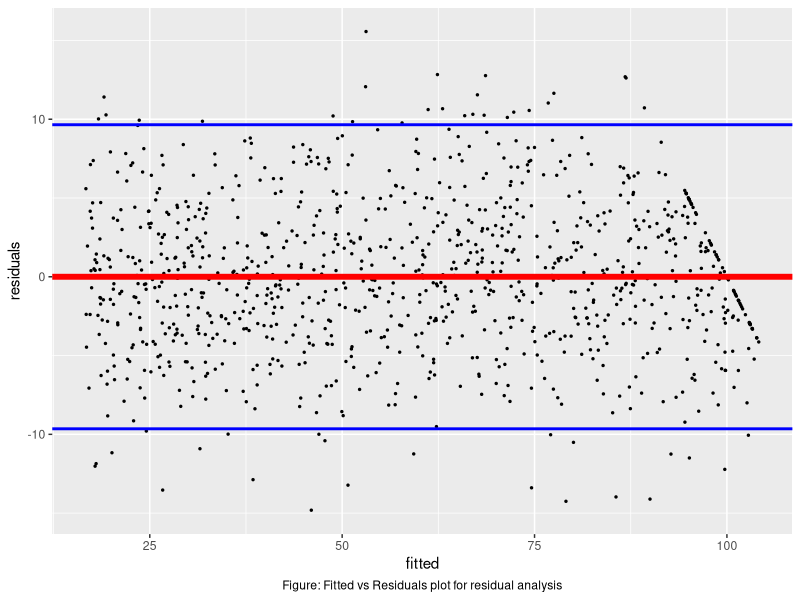
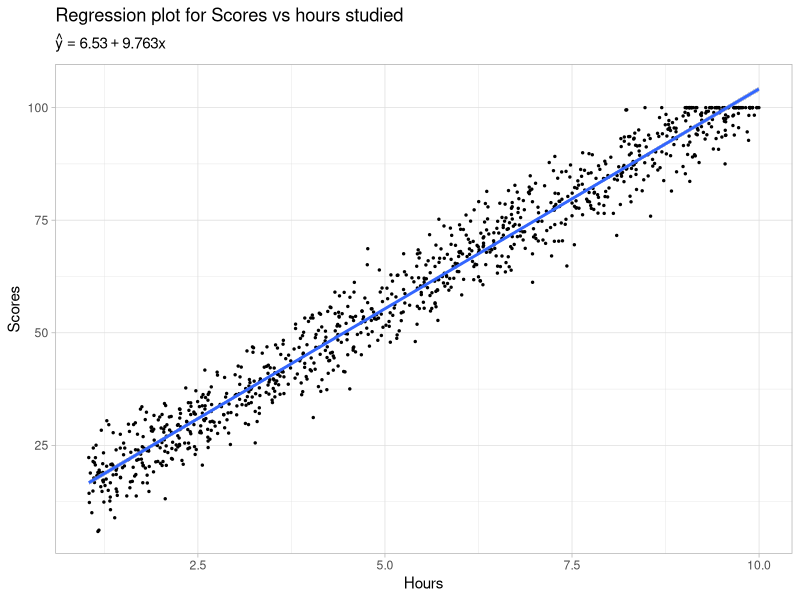
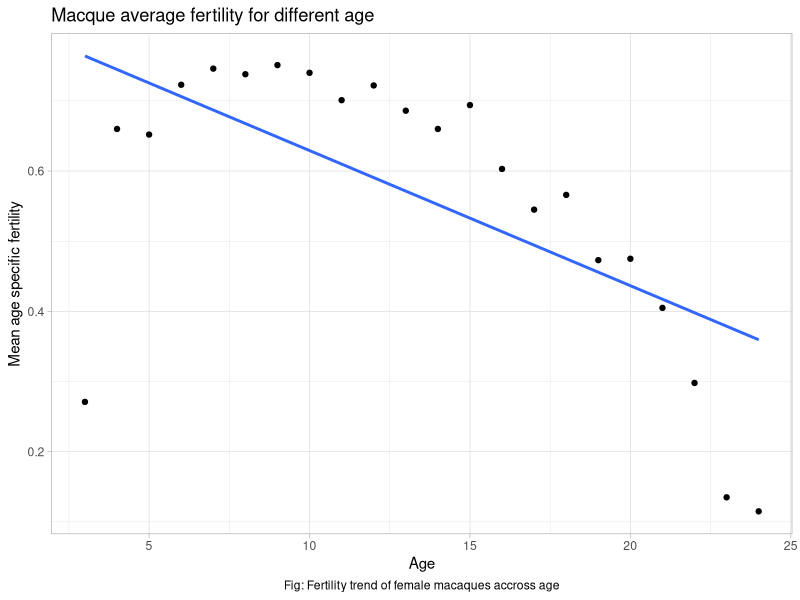
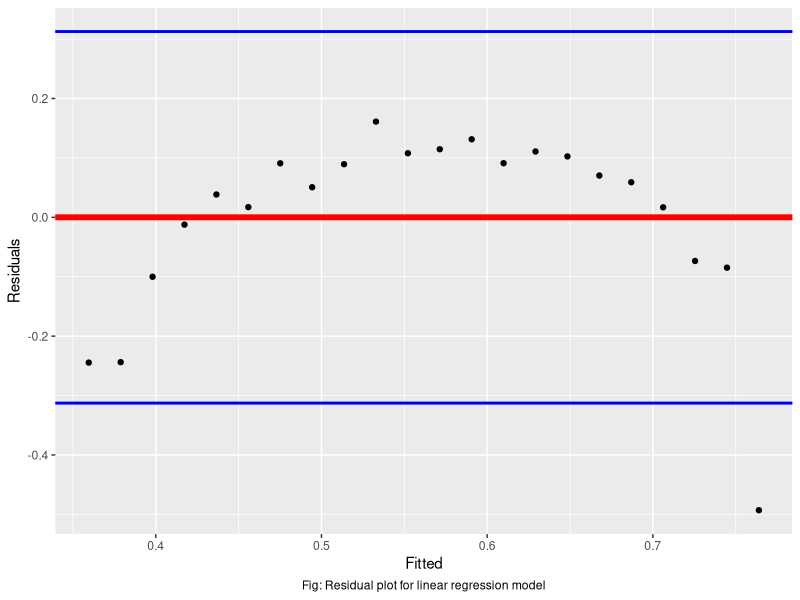
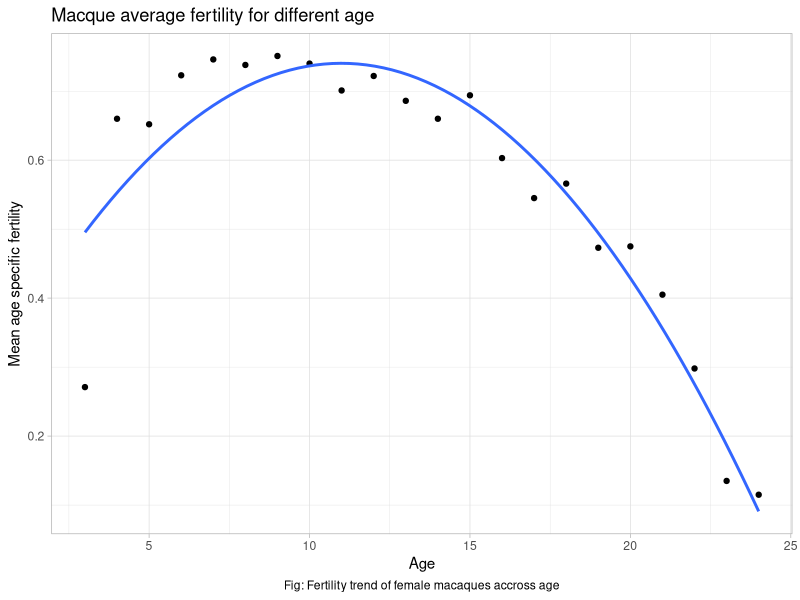
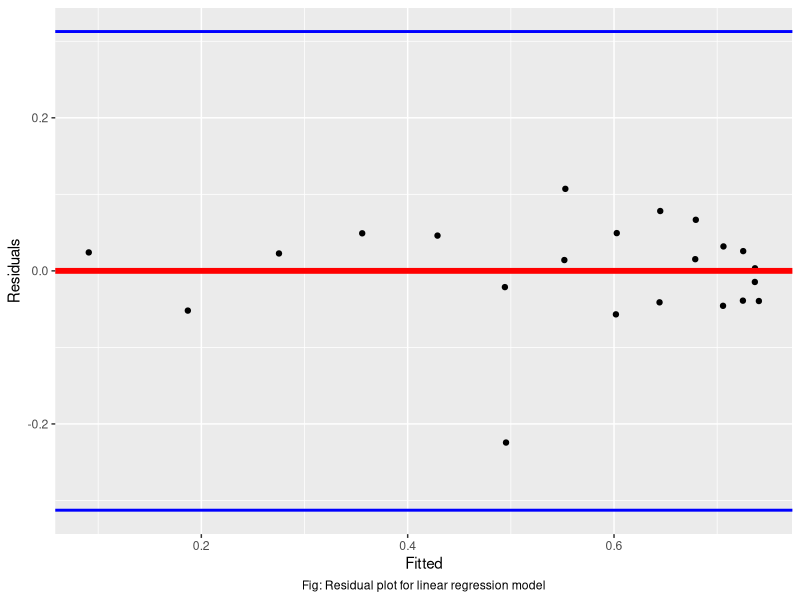

Recreate these plots in R, in order.
## ---- chunk 1
# Import Libraries
library(tidyverse)
library(knitr)

# Uncomment to hide code in output files
# knitr::opts_chunk$set(echo = FALSE)

# Increase scale of graph legends and text for high resolution screens
# theme_set(theme_minimal(base_size = 18))
## ---- chunk 2
# define matrices

# explanatory variable
x <- matrix(c(1, 1, 1, 4, 6, 8), byrow = FALSE, nrow = 3)

# response variable
y <- matrix(c(4, 10, 16), nrow = 3)

print(x)

print(y)
## ---- chunk 3
# transpose of x

x_t <- t(x)

print(x_t)
## ---- chunk 4
x_t_x <- x_t %*% x

print(x_t_x)
## ---- chunk 5
x_t_y <- x_t %*% y

print(x_t_y)
## ---- chunk 6
# now calculating the inverse of x_t_x

inv_x_t_x <- solve(x_t_x)
print(inv_x_t_x)
## ---- chunk 7
# as we have all the necessary elements, we now substitute the values
# in the formula and calculate the coefficient matrix

b <- inv_x_t_x %*% x_t_y
print(b)
## ---- chunk 8
y_hat <- x %*% b
e <- y - y_hat

print(e) # output can be considered as zero
## ---- chunk 9
x <- c(4, 6, 8)
y <- c(4, 10, 16)
## ---- chunk 10
df <- data.frame(x, y)

print(df)
## ---- chunk 11
model <- lm(y ~ x, data = df)
summary(model)
## ---- chunk 12
new_x <- c(7, 7, 7)

df2 <- data.frame(new_x, y)

print(df2)

model2 <- lm(y ~ new_x, data = df2)

summary(model2)
## ---- chunk 13
# setwd(paste0(getwd(), "/stat-448/assignment-1"))

# getwd()
## ---- chunk 14
df <- read.csv("dataset/Student_Scores_Dataset.csv", header = TRUE)
head(df)
## ---- chunk 15
model <- lm(Scores ~ Hours, data = df)
summary(model)
## ---- chunk 16
residuals <- model$residuals
fitted <- fitted(model)

df_residuals <- data.frame(residuals = residuals, fitted = fitted)

df_residuals |>
  ggplot(aes(x = fitted, y = residuals)) +
  geom_point(size = 0.5) +
  geom_hline(yintercept = 0, color = "red", size = 2) +
  geom_hline(yintercept = 2 * sd(model$residuals), color = "blue", size = 1) +
  geom_hline(yintercept = -2 * sd(model$residuals), color = "blue", size = 1) +
  labs(
    caption = "Figure: Fitted vs Residuals plot for residual analysis"
  ) +
  theme(
    plot.caption = element_text(hjust = 0.5)
  )
## ---- chunk 17
df |>
  ggplot(aes(x = Hours, y = Scores)) +
  geom_point(size = 0.5) +
  geom_smooth(method = "lm", formula = y ~ x) +
  labs(
    title = "Regression plot for Scores vs hours studied",
    subtitle = expression(hat(y) == 6.530 + 9.763 * x)
  ) +
  theme_light()
## ---- chunk 18
new_x <- data.frame(Hours = c(3.63, 5.68, 7.48))

predicted_scores <- predict(model, newdata = new_x)

print(round(predicted_scores, 2))
## ---- chunk 19
monkey <- read.csv("./dataset/macaque.csv")

df <- monkey |>
  select(age, mean_fertility)
## ---- chunk 20
plot_1 <- df |>
  ggplot(aes(x = age, y = mean_fertility)) +
  geom_point() +
  labs(
    title = "Macque average fertility for different age",
    x = "Age",
    y = "Mean age specific fertility",
    caption = "Fig: Fertility trend of female macaques accross age"
  ) +
  theme_light() +
  theme(
    plot.caption = element_text(hjust = 0.5)
  )
## ---- chunk 21
model <- lm(mean_fertility ~ age, data = df)

summary(model)
## ---- chunk 22
plot_1 + geom_smooth(method = "lm", formula = y ~ x, se = FALSE)
## ---- chunk 23
draw_residual_plot <- function(df) {
  ggplot(data = df, aes(x = fitted, y = residuals)) +
    geom_point() +
    geom_hline(yintercept = 0, color = "red", size = 2) +
    geom_hline(yintercept = 2 * sd(model$residuals), color = "blue", size = 1) +
    geom_hline(yintercept = -2 * sd(model$residuals), color = "blue", size = 1) +
    labs(
      caption = "Fig: Residual plot for linear regression model",
      x = "Fitted",
      y = "Residuals"
    ) +
    theme(
      plot.caption = element_text(hjust = 0.5)
    )
}

df_residuals <- data.frame(
  residuals = model$residuals,
  fitted = fitted(model)
)

draw_residual_plot(df_residuals)
## ---- chunk 24
plot_1 +
  geom_smooth(method = "lm", formula = y ~ x + I(x^2), se = FALSE)
## ---- chunk 25
quadratic_model <- lm(mean_fertility ~ age + I(age^2), data = df)

summary(quadratic_model)

quadtratic_df_residuals <- data.frame(
  residuals = quadratic_model$residuals,
  fitted = fitted(quadratic_model)
)

draw_residual_plot(quadtratic_df_residuals)
## ---- chunk 26
df_new <- data.frame(age = c(6.95, 12.35, 15.87))

predictions <- round(predict(model, newdata = df_new), 2)

df_new$predicted_mean_fertility <- predictions

knitr::kable(df_new, caption = "Table: Predicted Fertility for Given Ages")
